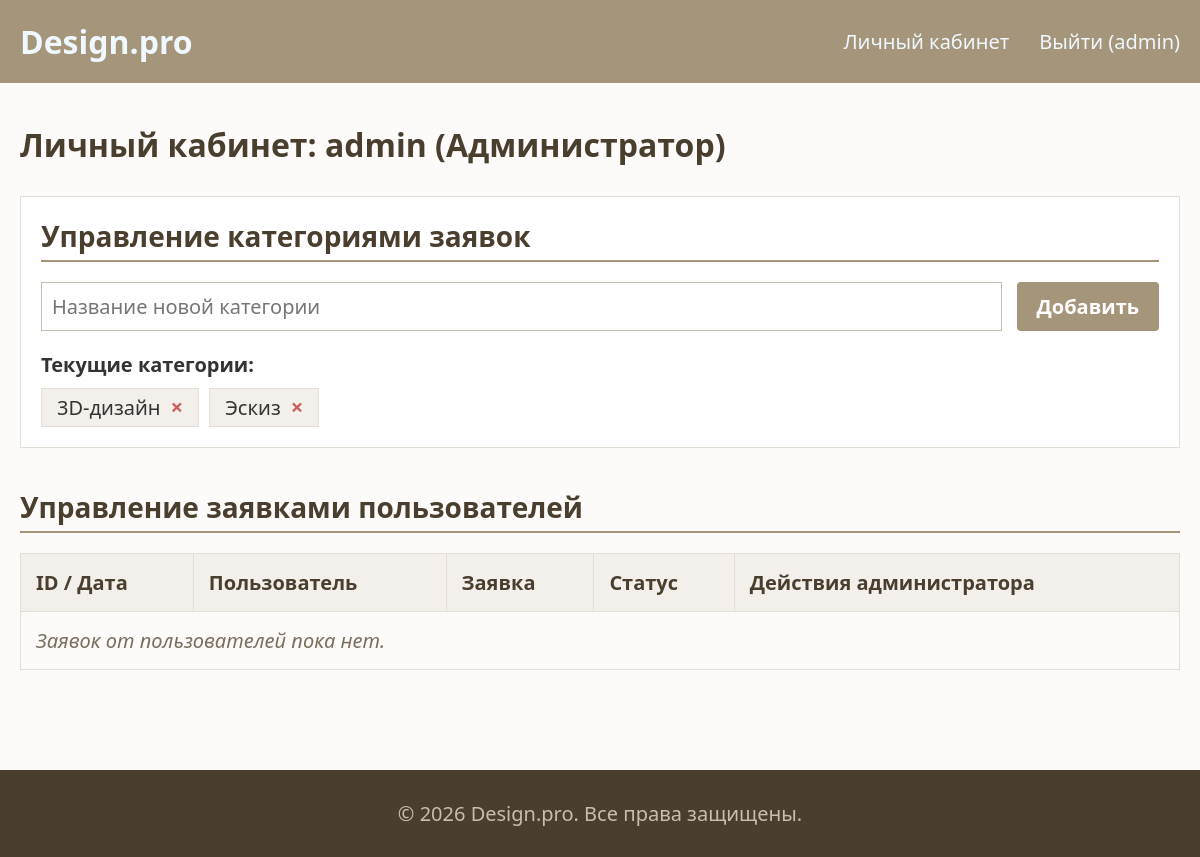
/profile/ (signed in), run on an earlier commit of the app's database.
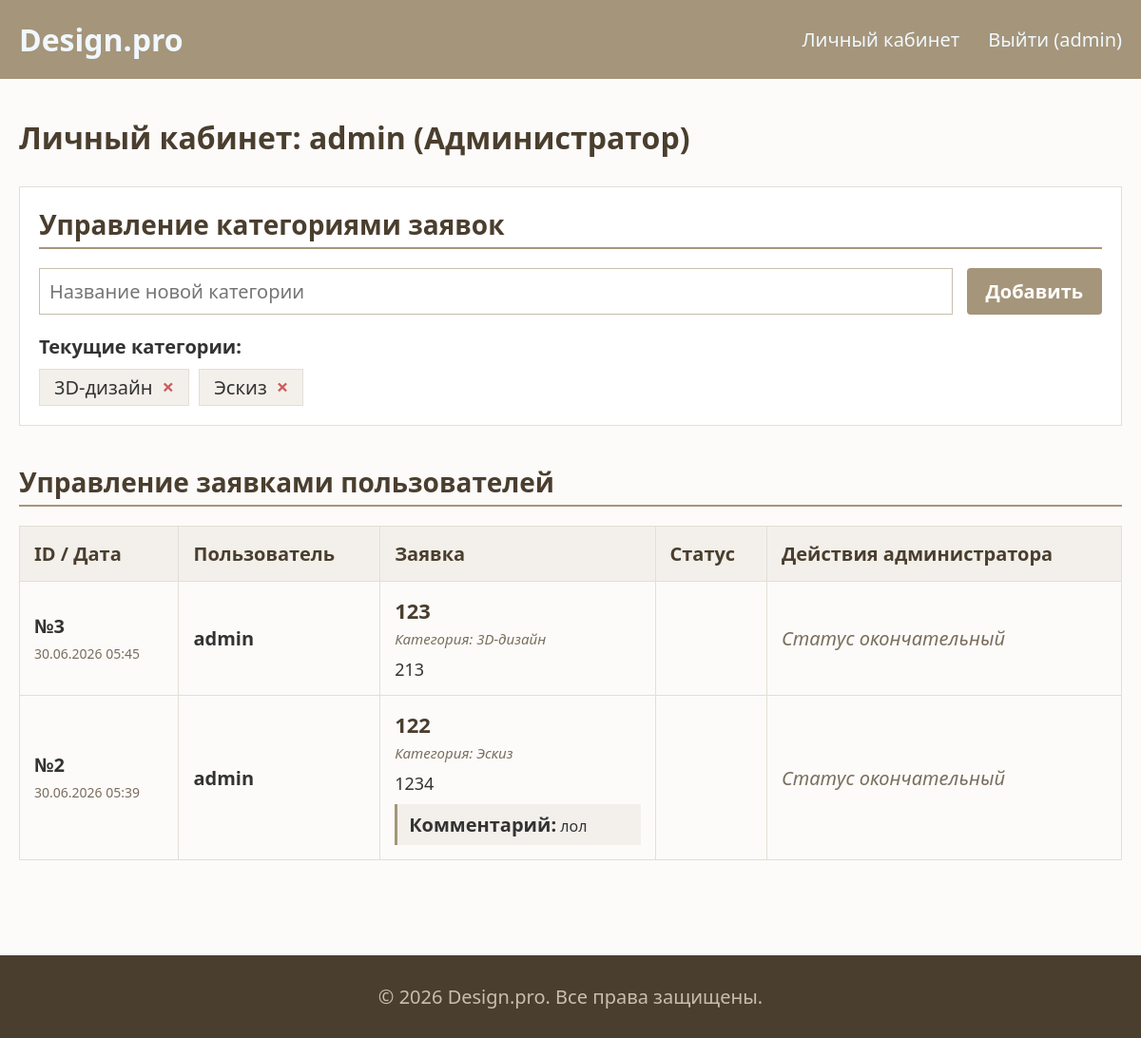
And on a later commit of the database.
### app/models.py (models this page shows, shortened)
class Category(models.Model):
    name = models.CharField(max_length=100, verbose_name="Название категории")
    class Meta:
        verbose_name = "Категория"
        verbose_name_plural = "Категории"

class Application(models.Model):
    STATUS_CHOICES = [
        ('new', 'Новая'),
        ('in_progress', 'Принято в работу'),
        ('completed', 'Выполнено'),
    ]
    user = models.ForeignKey(User, on_delete=models.CASCADE, verbose_name="Пользователь")
    title = models.CharField(max_length=100, verbose_name="Название")
    description = models.TextField(verbose_name="Описание")
    category = models.ForeignKey(Category, on_delete=models.CASCADE, verbose_name="Категория")
    image = models.ImageField(upload_to='plans/', verbose_name="Фото помещения или план")
    design_image = models.ImageField(upload_to='designs/', blank=True, null=True, verbose_name="Готовый дизайн")
    comment = models.TextField(blank=True, null=True, verbose_name="Комментарий администратора")
    status = models.CharField(max_length=20, choices=STATUS_CHOICES, default='new', verbose_name="Статус")
    created_at = models.DateTimeField(auto_now_add=True, verbose_name="Временная метка")
    class Meta:
        verbose_name = "Заявка"
        verbose_name_plural = "Заявки"
        ordering = ['-created_at']

### app/views.py (the view, shortened to what this page needs)
# urls.py: path('profile/', views.profile_view, name='profile'),
def profile_view(request):
    if not request.user.is_authenticated:
        return redirect('login')
    user = request.user
    if user.is_staff:
        if 'add_category' in request.POST:
            cat_name = request.POST.get('category_name', '').strip()
            if cat_name:
                Category.objects.create(name=cat_name)
                messages.success(request, f"Категория '{cat_name}' успешно добавлена.")
            return redirect('profile')
        if 'delete_category' in request.POST:
            cat_id = request.POST.get('category_id')
            category = get_object_or_404(Category, id=cat_id)
            category.delete()  # Удалит категорию и каскадно все заявки в ней
            messages.success(request, "Категория и все её заявки удалены.")
            return redirect('profile')
        all_applications = Application.objects.all().order_by('-created_at')
        all_categories = Category.objects.all()
        context = {
            'applications': all_applications,
            'categories': all_categories,
        }
        return render(request, 'app/profile.html', context)

### app/templates/app/profile.html (shortened to what the changed rows need)
{% extends 'app/base.html' %}
{% block content %}
<div class="profile-container-wide">
    <div class="profile-header">
        <h1>Личный кабинет: {{ request.user.username }} {% if request.user.is_staff %}(Администратор){% endif %}</h1>
    </div>
    {% if request.user.is_staff %}
        <div class="card-section admin-category-box">
            <div class="category-tags-list">
                {% for cat in categories %}
                    <div class="category-tag">
                        <span>{{ cat.name }}</span>
                        <form method="post" onsubmit="return confirm('Удаление категории приведет к удалению ВСЕХ связанных заявок! Продолжить?');">
                            <button type="submit" name="delete_category" class="btn-delete-tag">&times;</button>
                        </form>
                    </div>
                {% empty %}
                    <p class="disabled-text">Категорий пока нет.</p>
                {% endfor %}
            </div>
        </div>
        <div class="card-section">
            <table class="app-table">
                <thead>
                    <tr>
                        <th>ID / Дата</th>
                        <th>Пользователь</th>
                        <th>Заявка</th>
                        <th>Статус</th>
                        <th>Действия администратора</th>
                    </tr>
                </thead>
                <tbody>
                    {% for app in applications %}
                        <tr>
                            <td>
                                <span class="app-id">№{{ app.id }}</span>
                                <span class="app-date-sub">{{ app.created_at|date:"d.m.Y H:i" }}</span>
                            </td>
                            <td><strong>{{ app.user.username }}</strong></td>
                            <td>
                                <strong class="app-table-title">{{ app.title }}</strong>
                                <span class="app-table-cat">Категория: {{ app.category.name }}</span>
                                <p class="app-table-desc">{{ app.description }}</p>
                                {% if app.comment %}
                                    <div class="admin-comment-block">
                                        <strong>Комментарий:</strong> {{ app.comment }}
                                    </div>
                                {% endif %}
                            </td>
                            <td>
                            </td>
                            <td>
                                <div class="admin-actions-box">
                                    {% if app.status == 'new' or app.status == 'in_progress' %}
                                        <form method="post" enctype="multipart/form-data" class="status-inline-form">
                                            {% csrf_token %}
                                            <input type="hidden" name="app_id" value="{{ app.id }}">
                                            <input type="hidden" name="new_status" value="completed">
                                            <label class="file-label-text">Дизайн (Обязательно):</label>
                                            <input type="file" name="design_image" accept="image/*" required>
                                            <button type="submit" name="change_status" class="btn-submit btn-small btn-green">Выполнить</button>
                                        </form>
                                    {% else %}
                                        <span class="disabled-text">Статус окончательный</span>
                                    {% endif %}
                                </div>
                            </td>
                        </tr>
                    {% empty %}
                        <tr>
                            <td colspan="5" class="disabled-text">Заявок от пользователей пока нет.</td>
                        </tr>
                    {% endfor %}
                </tbody>
            </table>
        </div>
    {% endif %}
</div>
{% endblock %}

What changed in the data, as far as the page shows it:
added Application: id "3", created_at "30.06.2026 05:45", user.username "admin", title "123", category.name "3D-дизайн", description "213", status "Статус окончательный"
added Application: id "2", created_at "30.06.2026 05:39", user.username "admin", title "122", category.name "Эскиз", description "1234", comment "лол", status "Статус окончательный"
Also different on the page:
text no longer shown: "Заявок от пользователей пока нет."
